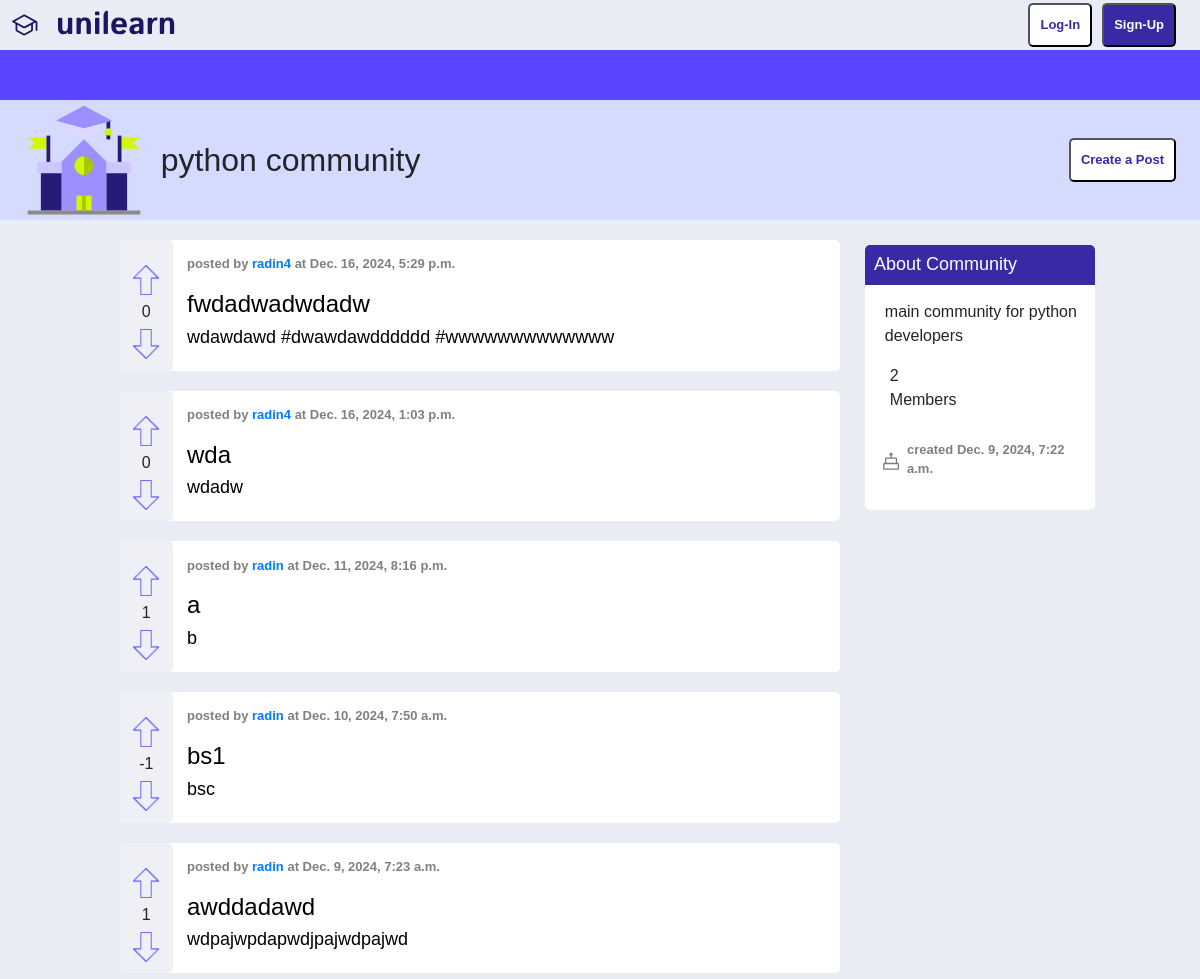
The app's page /subreddits/python community/, older data.
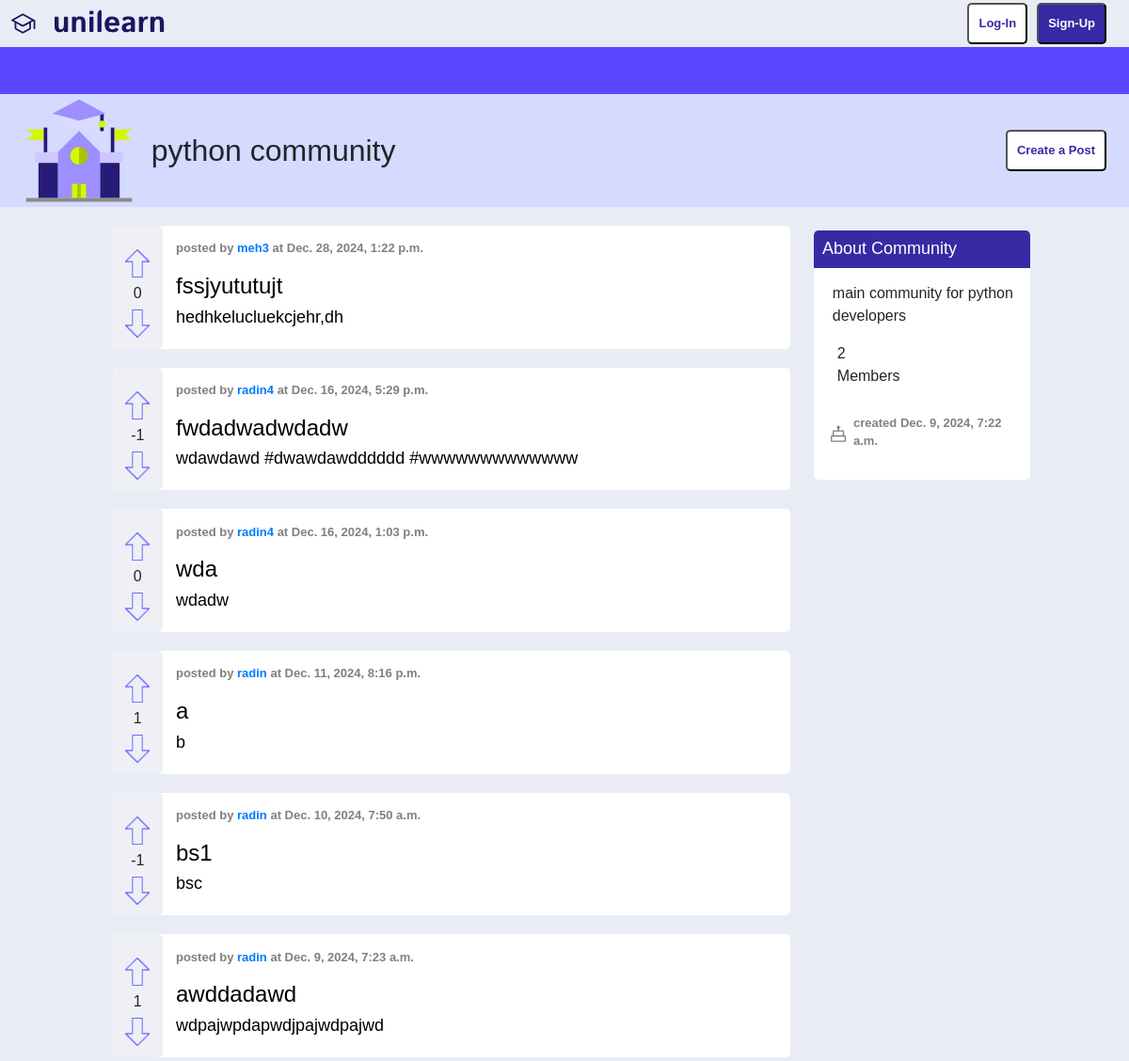
The same page, newer data.
### main/models.py (models this page shows, shortened)
class Subreddit(models.Model):
    name = models.CharField(max_length=100, unique=True)
    description = models.TextField(blank=True)
    created_by = models.ForeignKey(CustomUser, on_delete=models.CASCADE, related_name="created_subreddits")
    created_at = models.DateTimeField(auto_now_add=True)
    moderators = models.ManyToManyField(CustomUser, related_name="moderated_subreddits")

class Post(models.Model):
    title = models.CharField(max_length=300)
    content = models.TextField()
    author = models.ForeignKey(CustomUser, on_delete=models.CASCADE, related_name="posts")
    subreddit = models.ForeignKey(Subreddit, on_delete=models.CASCADE, related_name="posts")
    upvotes = models.ManyToManyField(CustomUser, related_name="post_upvotes", blank=True)
    downvotes = models.ManyToManyField(CustomUser, related_name="post_downvotes", blank=True)
    votes = models.IntegerField(default=0)
    created_at = models.DateTimeField(auto_now_add=True)
    updated_at = models.DateTimeField(auto_now=True)
    @property
    def vote_counts(self):
        return self.upvotes.count() - self.downvotes.count()

class CustomUser(AbstractUser):
    email = models.EmailField(unique=True)
    full_name = models.CharField(max_length=100, blank=True, null=True)
    phone_number = models.CharField(max_length=30, blank=True, null=True)
    mobile = models.CharField(max_length=30, blank=True, null=True)
    address = models.CharField(max_length=100, blank=True, null=True)
    description = models.TextField(blank=True, null=True)
    karma = models.IntegerField(default=0)  # Tracks user's overall karma
    date_joined = models.DateTimeField(auto_now_add=True)  # When the user created the account
    last_online = models.DateTimeField(null=True, blank=True)  # Last time the user was online
    followed_subreddits = models.ManyToManyField('Subreddit', related_name='followers', blank=True)
    profile_picture = models.ImageField(
        upload_to='profile_pictures/',
        blank=True,
        null=True,
        default='profile_pictures/default_profile_picture.png'
    )
    website = models.URLField(max_length=200, blank=True, null=True, default='http://website.com')
    github = models.URLField(max_length=200, blank=True, null=True, default='http://github.com')
    twitter = models.URLField(max_length=200, blank=True, null=True, default='http://x.com')
    linkedin = models.URLField(max_length=200, blank=True, null=True, default='http://linkedin.com')
    instagram = models.URLField(max_length=200, blank=True, null=True, default='http://instagram.com')
    facebook = models.URLField(max_length=200, blank=True, null=True, default='http://facebook.com')

### main/views.py (the view)
# urls.py: path('subreddits/<str:subreddit_name>/', views.subreddit_detail, name='subreddit_detail'),
def subreddit_detail(request, subreddit_name):
    subreddit = get_object_or_404(Subreddit, name=subreddit_name)
    posts = Post.objects.filter(subreddit=subreddit).order_by('-created_at')
    return render(request, 'templates/community_page.html', {'subreddit': subreddit, 'posts': posts})

### main/templates/community_page.html (shortened to what this page needs)
{% load static %}
<!DOCTYPE html>
<html lang="en">
<head>
    <link rel="stylesheet" href="https://cdnjs.cloudflare.com/ajax/libs/font-awesome/5.15.2/css/all.min.css">
    <link rel="stylesheet" href="https://cdn.jsdelivr.net/npm/bootstrap@4.0.0/dist/css/bootstrap.min.css">
    <link rel="stylesheet" href="{% static 'community_page.css'%}">
</head>
<body>
<div class="page">
    <div class="pageHeader">
        <div class="top-section">
            <a href="{% url 'home' %}">
                <div class="site-name">
                </div>
            </a>
            <div class="buttons">
                {% if not user.is_authenticated %}
                <a href="{% url 'login' %}"><button class="log-in"><span class="font">Log-In</span></button></a>
                <a href="{% url 'signup' %}"><button class="sign-up"><span class="font">Sign-Up</span></button></a>
                {% endif %}
            </div>
        </div>
        <div class="design">
            <div class="header-design">
                <div class="color-bar"></div>
                <div class="titleOfSite" style="margin: 0%; justify-content: space-between;" >
                    <div class="definition" style="display: flex; flex-direction: row; align-items: center; justify-content: start; margin-left: 2%; min-width: 70%;">
                        <h1 class="def">{{subreddit.name}}</h1>
                    </div>
                    <div class="buttons">
                        {% if user.is_authenticated %}
                            {% if subreddit in user.followed_subreddits.all %}
                            <a href="{% url 'follow_subreddit' subreddit.name %}"><button class="join">Unfollow Community</button></a>
                            {% else %}
                            <a href="{% url 'follow_subreddit' subreddit.name %}"><button class="join">Join</button></a>
                            {% endif %}
                        <a href="{% url 'create_post' subreddit.name %}"><button class="create-post">Create a Post</button></a>
                        {% else %}
                        <a href="{% url 'create_post' subreddit.name %}"><button class="create-post">Create a Post</button></a>
                        {% endif %}
                    </div>
                </div>
            </div>
        </div>
    </div>
    <div class="general">
        <div class="news">
            {% if posts %}
            <div class="posts">
                {% for post in posts %}
                <div class="post" style="display: flex; flex-direction: row;">
                    <div class="side-bar" style="min-height: 30px;">
                        <a href="{% url 'upvote_post_from_community' post.id %}">
                            {% if not request.user in post.upvotes.all or not user.is_authenticated %}
                            <img alt="upvote" src="{% static 'images/up-arrow-empty.png' %}" style="max-width: 30px; max-height: 30px; margin:5px;">
                            {% else %}
                            <img alt="unupvote" src="{% static 'images/up-arrow-full.png' %}" style="max-width: 30px; max-height: 30px; margin:5px;">
                            {% endif %}
                        </a>
                        <div class="vote-count">{{post.vote_counts}}</div>
                        <a href="{% url 'downvote_post_from_community' post.id %}">
                            {% if not request.user in post.downvotes.all or not user.is_authenticated %}
                            <img alt="downvote" src="{% static 'images/down-arrow-empty.png' %}"style="max-width: 30px; max-height: 30px; margin:5px;">
                            {% else %}
                            <img alt="undownvote" src="{% static 'images/down-arrow-full.png' %}"style="max-width: 30px; max-height: 30px; margin:5px;">
                            {% endif %}
                        </a>
                    </div>
                        <div class="texts" style="margin: 2%;">
                        <p class="info">posted by <a href="{% url 'user_profile' post.author.username %}"><strong>{{ post.author.username}}</strong></a> at <strong>{{post.created_at}}</strong></p>
                        <a href="{% url 'post_detail' post.id %}" style="text-decoration: none; color: black;">
                            <h3 class="main-content" style="font-size: x-large;">
                            {{ post.title }}
                            </h3>
                        </a>
                        <a href="{% url 'post_detail' post.id %}" style="text-decoration: none; color: black;">
                            <h4 class="detailOfContent" style="font-size: large;">
                            {{ post.content}}
                            </h4>
                        </a>
                        </div>
                </div>
                {% endfor %}
            </div>
            {% else %}
            <p>No posts available in this subreddit.</p>
            {% endif %}
        </div>
        <div class="details">
            <div class="aboutCommunity" style="border-radius: 5px; margin: 2%;">
                <div class="top-bar" style="border-top-left-radius: 5px; border-top-right-radius: 5px;">
                    <h3 class="title-of-details" style="font-size: large; margin: 4%;">About Community</h3>
                </div>
                <div class="short-def" style="margin: 15px;">
                    <p class="com-def" style="margin-left: 5px;">{{ subreddit.description}}</p>
                    <div class="members-detail">
                        <p class="com-detail">
                            {{subreddit.followers.count}}
                            <br>
                            Members
                        </p>
                    </div>
                    <div class="date-creation">
                        <p class="info" style="margin-top: 6%; margin-left: 5px;"> created {{subreddit.created_at}}</p>
                    </div>
                </div>
            </div>
        </div>
    </div>
</div>
</body>
</html>

### statics/community_page.css (style rules this page uses)
body { margin:0; background-color: rgb(233, 236, 245); font-family: Arial; }
.moderators , .aboutCommunity { background-color: rgb(255, 255, 255);; display: flex; flex-direction: column; justify-content: start; border-radius: 5px; }
.top-bar { margin: 0; background-color: rgb(56, 41, 164) }
.title-of-details { margin-left: 10px; color: rgb(255, 255, 255); }
.com-detail { margin-left: 10px; }
.date-creation { display: flex; flex-direction: row; align-items: center; }
.members-detail { display: flex; flex-direction: row; align-items: center; }
.page { display: flex; flex-direction: column; gap: 20px; background-color: rgb(233, 236, 245); }
.pageHeader { display: flex; flex-direction: column; margin-top: 0; }
.logo-img { max-width: 120px; margin-right: 2%; margin-top: 0; margin-bottom: 0; height: 100%; }
.top-section { display: flex; flex-direction: row; justify-content: space-between; align-items: center; height: 50px; background-color: rgb(233, 236, 245); }
.site-name { display: flex; flex-direction: row; align-items: center; margin-left: 1% ; padding-top: 1%; margin-bottom: 1%; }
.unilearn { margin-top: 2%; }
.color-bar { margin: 0; padding-top: 0px; background-color: rgb(91, 69, 255); height: 50px; }
.titleOfSite { display: flex; flex-direction: row; justify-content: space-around; align-items: center; background-color: rgb(213,218,255); object-fit: contain; min-height: 60px; border-style: none; }
.def { margin-top: 0; margin-bottom: 0; margin-right: 10px; padding-right: 0; font-size: xx-large; }
.join , .sign-up { font-size: small; border-radius: 5px; background-color: rgb(56,41,164); color: white; font-weight: 700; padding: 10px; }
.log-in,.create-post { font-size: small; border-radius: 5px; background-color: white; color: rgb(56,41,164); font-weight: 700; padding: 10px; }
.buttons { display: flex; flex-direction: row; justify-content: center; align-items: center; gap: 10px; margin-right: 2%; }
.grat-hat { height: 30px; }
.header-design { display: flex; flex-direction: column; }
.general { display: flex; flex-direction: row; justify-content:center; align-items: start; gap: 20px; padding-top: 0; }
.news,.details { flex-wrap: wrap; display: flex; flex-direction: column; justify-content: space-between; gap: 20px; border-radius: 5px; }
.pinned, .header, .aboutCommunity, .moderators { background-color: white; border-radius: 5px; }
.news { width:60%; }
.details { width: 20%; }
.posts { border-radius: 5px; display: flex; flex-direction: column; gap: 20px; flex: 3; }
.post { border-radius: 5px; background-color: rgb(255, 255, 255); }
.texts { flex: 15; }
.side-bar { flex: 1; background-color: rgb(238, 240, 245); text-align: center; border-radius: 5px; padding: 5px; padding-top: 20px; }
.info { font-size: small; font-weight: 600; color: grey; }

Row changes from the older to the newer data that the page shows:
added Post: vote_counts "0", author.username "meh3", created_at "Dec. 28, 2024, 1:22 p.m.", title "fssjyututujt", content "hedhkelucluekcjehr,dh"
computed for Post "fwdadwadwdadw": vote_counts "0" → "-1"
